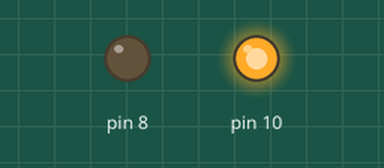
The sketch below on a simulated Arduino Uno, built with avr-gcc and run on an emulated ATmega328P. Shown: output pins drawn as LEDs (lit = HIGH).

Above: at 0.1 s.
Timing chart, 0 to 1.6 s (numbered marks = the images above):
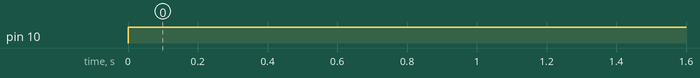

The sketch:

blinking_two_led.ino
```cpp
// Blinking Two LED code
void setup(){
  pinMode(10, OUTPUT);
  pinMode(8, OUTPUT);
}

void loop(){
  digitalWrite(10, HIGH);
  digitalWrite(8, LOW);
  delay(1000);
  digitalWrite(10, HIGH);
  digitalWrite(8, LOW);
  delay(1000);
}
```

Measured:
- by itself, pin 10: LOW → HIGH at 0.00 s
